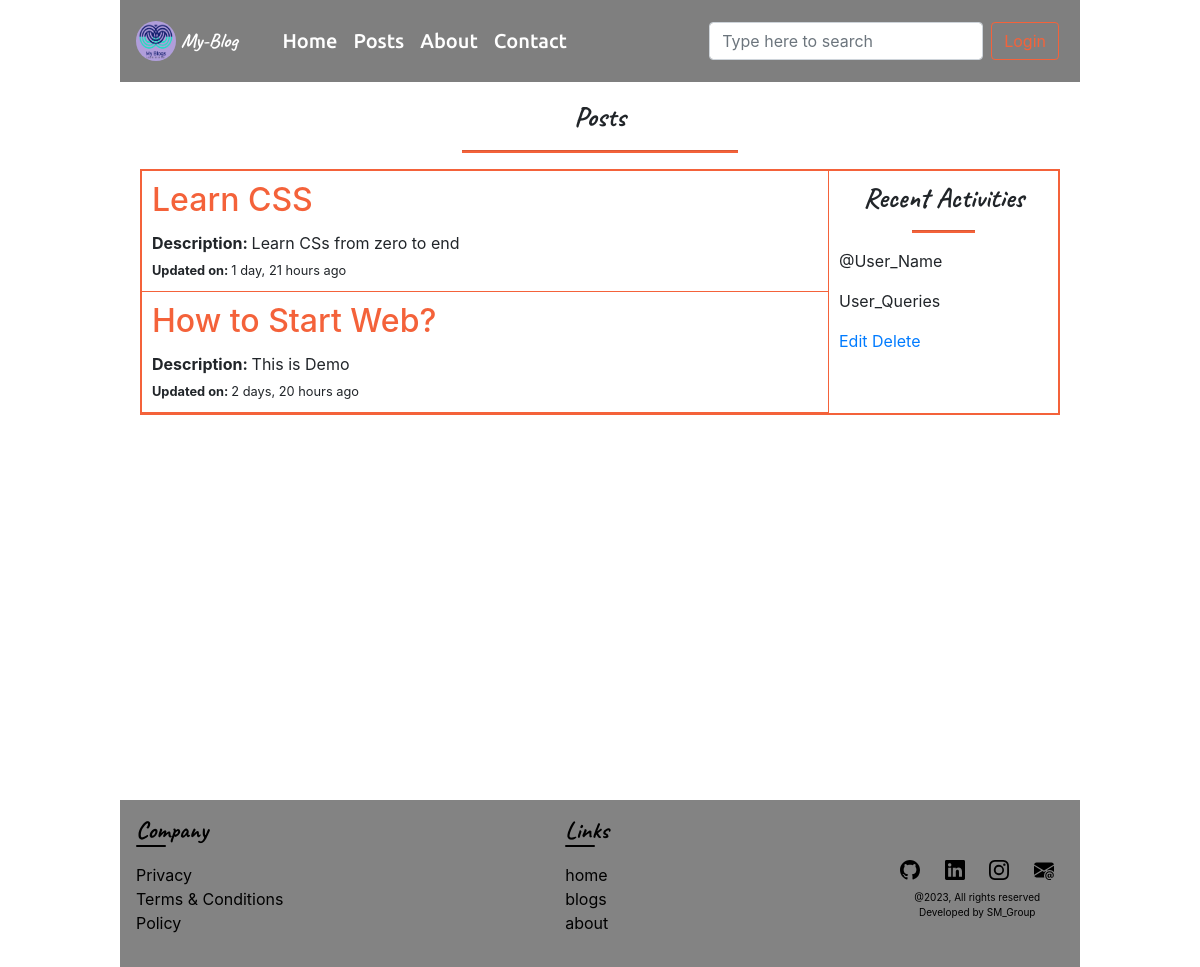
Page /all-posts/ on the earlier database version.
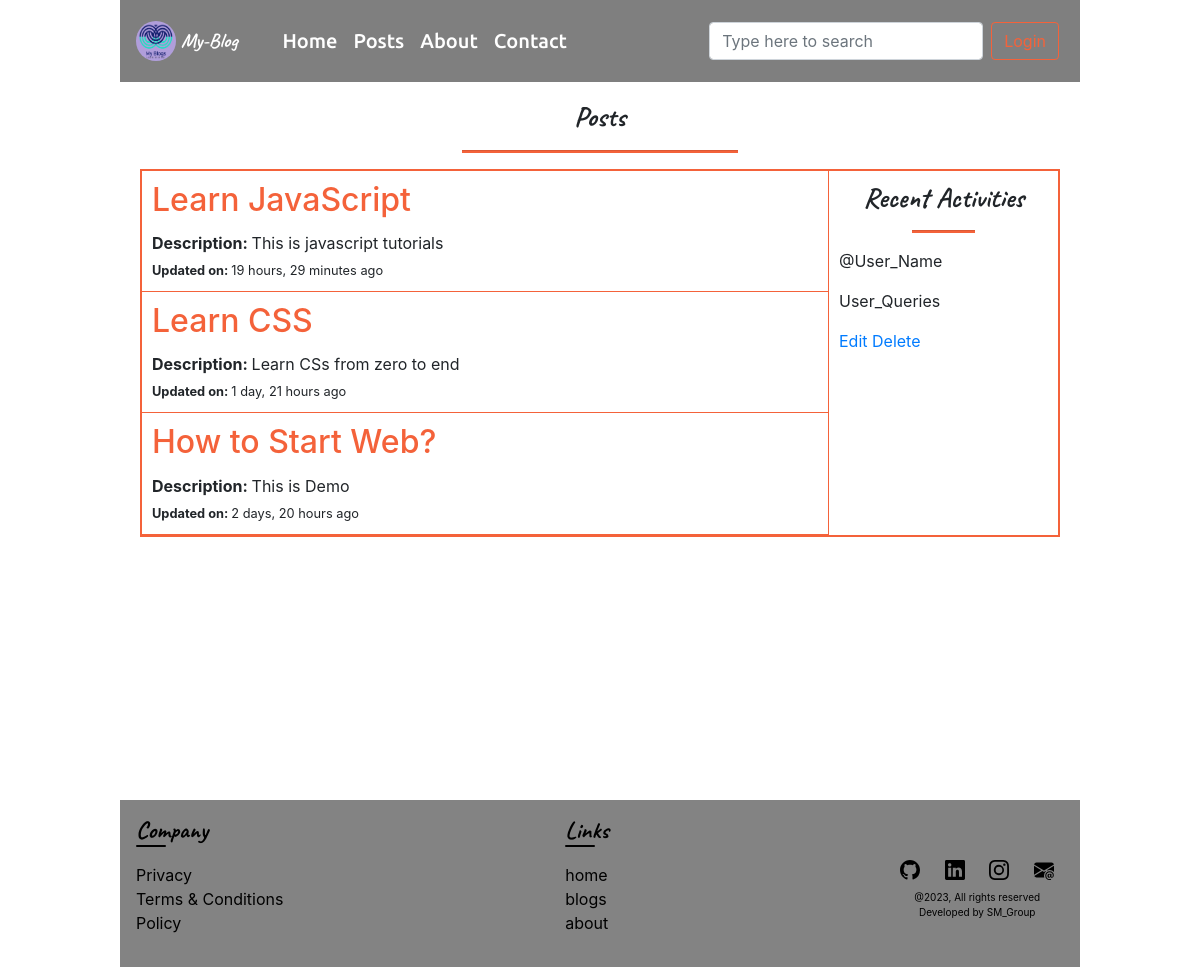
Same page on the later database version.
### base/models.py (models this page shows, shortened)
class posts(models.Model):
    post_title = models.CharField(max_length=200)
    post_image = models.ImageField(upload_to='images/', blank=True, null=True)
    post_description = models.TextField()
    post_created = models.DateTimeField(auto_now_add=True)

### base/views.py (the view)
# urls.py: path('all-posts/', views.post, name="post"),
def post(request):
    total_post = posts.objects.all().order_by('-post_created')
    context = {
        'total_post': total_post
    }
    return render(request, 'post.html', context)

### templates/post.html
{% extends "base.html" %}
{% block content %}
<section class="main-section">
    <div>
        <h3 class="main-heading">Posts</h3>
        <hr>
        <div class="post-container">
            <div class="main-post-container">
                {% for post in total_post %}
                <div class="main-post">
                    <h2 class="card-title"><a href="{% url 'displayPost' post.id %}">{{post.post_title}}</a></h2>
                    <p><strong>Description: </strong> {{post.post_description}}</p>
                    <small><strong>Updated on: </strong> {{post.post_created | timesince}} ago</small>
                </div>
                {% endfor %}
            </div>
            <div class="activity-container">
                <h3 class="main-heading">Recent Activities</h3>
                <hr>
                <div>
                    <p>@User_Name</p>
                    <p>User_Queries</p>
                </div>
                <div>
                    <a href="">Edit</a>
                    <a href="">Delete</a>
                </div>
            </div>
        </div>
    </div>
</section>
{% endblock %}

### templates/base.html (shortened to what this page needs)
<!doctype html>
{% load static %}
<html lang="en">
<head>
    <link rel="stylesheet" href="https://cdn.jsdelivr.net/npm/bootstrap@4.4.1/dist/css/bootstrap.min.css"
>
    <link rel="stylesheet" href="/static/css/style.css?{% now 'U' %}">
</head>
<body>
    <nav class="navbar navbar-expand-lg navbar-light bg-light main-navbar">
        <nav class="navbar navbar-light bg-light logo-nav">
            <a class="navbar-brand" href="{% url 'home' %}">
                <img src="{% static 'images/logo.png' %}" width="40" height="40" class="d-inline-block align-top">
                My-Blog
            </a>
        </nav>
        <div class="collapse navbar-collapse" id="navbarTogglerDemo02">
            <ul class="navbar-nav mr-auto mt-2 mt-lg-0">
                <li class="nav-item">
                    <a class="nav-link " href="{% url 'home' %}">Home</a>
                </li>
                <li class="nav-item">
                    <a class="nav-link" href="{% url 'post' %}">Posts</a>
                </li>
                <li class="nav-item">
                    <a class="nav-link" href="#">About</a>
                </li>
                <li class="nav-item">
                    <a class="nav-link" href="#">Contact</a>
                </li>
            </ul>
            <form class="form-inline my-2 my-lg-0">
                <input class="form-control mr-sm-2" type="search" placeholder="Type here to search">
            </form>
            {% if user.is_authenticated %}
            <a href="{% url 'logout' %}"><button class="btn btn-outline search-btn-color my-2 my-sm-0">Logout</button></a>
            {% else %}
            <a href="{% url 'login' %}"><button class="btn btn-outline search-btn-color my-2 my-sm-0">Login</button></a>
            {% endif %}
        </div>
    </nav>
    {% block content %}
    {% endblock %}
    <footer>
        <div class="company">
            <h4>Company</h4>
            <ul>
                <li><a href="">Privacy</a></li>
                <li><a href="">Terms & Conditions</a></li>
                <li><a href="">Policy</a></li>
            </ul>
        </div>
        <div class="links">
            <h4>Links</h4>
            <ul>
                <li><a href="">home</a></li>
                <li><a href="">blogs</a></li>
                <li><a href="">about</a></li>
            </ul>
        </div>
        <div>
            <div class="media-icons">
                <span><a href="https://github.com/Sujeet2003" target="_blank"><img src="{% static 'icons/github.svg' %}"
                            alt=""></a></span>
                <span><a href="https://www.linkedin.com/in/sujeet-kumar-005561286/" target="_blank"><img
                            src="{% static 'icons/linkedin.svg' %}" alt=""></a></span>
                <span><a href=""><img src="{% static 'icons/instagram.svg' %}" alt=""></a></span>
                <span><a href="https://mail.google.com/mail/u/0/#inbox" target="_blank"><img
                            src="{% static 'icons/email.svg' %}" alt=""></a></span>
            </div>
            <div class="footer-rights">
                <p>@2023, All rights reserved</p>
                <p>Developed by SM_Group</p>
            </div>
        </div>
    </footer>
</body>
</html>

### static/css/style.css (style rules this page uses)
:root { --primary-font: 'ubuntu'; --secondary-font: 'poppins'; --cursive-font: 'caveat'; --orange-color: #f4623a; }
* { list-style-type: none; text-decoration: none !important; }
body { width: 80%; box-sizing: border-box; margin: 0 auto; }
hr { height: 2px; background-color: var(--orange-color); width: 30%; }
.main-navbar { position: fixed; width: 80%; padding: 0.5rem; z-index: 100; background-color: rgba(0, 0, 0, 0.5) !important; }
.logo-nav { background-color: transparent !important; padding: 0.5rem; }
.main-navbar a { color: white !important; }
.navbar-brand { font-family: var(--cursive-font); display: flex; align-items: center; font-weight: bold; }
.navbar-brand img { margin-right: 5px; border-radius: 50%; }
.navbar-nav .nav-link { font-family: 'ubuntu'; transition: .2s; font-size: 20px; }
#navbarTogglerDemo02 { margin: 0 13px; }
.search-btn-color { border-color: var(--orange-color); color: var(--orange-color); }
footer { display: flex; justify-content: space-between; align-items: center; background-color: rgba(49, 49, 49, 0.6); color: #000; padding: 1rem; }
footer a { color: #000; }
footer ul { padding: 0; }
footer .company h4, footer .links h4 { font-family: var(--cursive-font); margin-bottom: 1rem; font-weight: bold; }
footer .company h4::after, footer .links h4::after { content: ''; display: block; border-radius: 10px; padding: 0 10px; width: 30px; height: 2px; background-color: #000; }
footer .media-icons span { padding: 0 10px; }
footer .media-icons { margin: 10px 0; }
footer .media-icons span img { height: 20px; }
footer .footer-rights p { font-size: 10px; margin-bottom: 0; text-align: center; }
.main-heading { font-family: var(--cursive-font); display: flex; flex-direction: column; justify-content: center; align-items: center; font-weight: bold; }
.main-section { min-height: 100vh; padding: 20px; padding-top: 100px; }
.post-container { display: grid; grid-template-columns: 3fr 1fr; border: 2px solid var(--orange-color); }
.post-container .main-post p, .display-post-container p { margin-bottom: 2px !important; }
.post-container .main-post-container { border-right: 1px solid var(--orange-color); }
.post-container .main-post-container .main-post { padding: 10px; border-bottom: 1px solid var(--orange-color); }
.post-container .activity-container { padding: 10px; }
.card-title, .card-title a { color: var(--orange-color) !important; transition: .3s; }

Differences in the rows shown:
added posts: post_title "Learn JavaScript", post_description "This is javascript tutorials", post_created "19 hours, 29 minutes"
